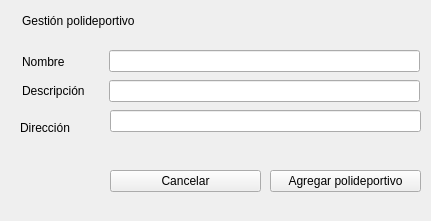
<?xml version="1.0" encoding="UTF-8"?>
<ui version="4.0">
 <class>Ventana_agregar_polideportivo</class>
 <widget class="QWidget" name="Ventana_agregar_polideportivo">
  <property name="geometry">
   <rect>
    <x>0</x>
    <y>0</y>
    <width>431</width>
    <height>221</height>
   </rect>
  </property>
  <property name="windowTitle">
   <string>Form</string>
  </property>
  <widget class="QLabel" name="label_2">
   <property name="geometry">
    <rect>
     <x>22</x>
     <y>55</y>
     <width>59</width>
     <height>14</height>
    </rect>
   </property>
   <property name="text">
    <string>Nombre</string>
   </property>
  </widget>
  <widget class="QLabel" name="label_3">
   <property name="geometry">
    <rect>
     <x>22</x>
     <y>80</y>
     <width>91</width>
     <height>21</height>
    </rect>
   </property>
   <property name="text">
    <string>Descripción</string>
   </property>
  </widget>
  <widget class="QPushButton" name="btn_agregar">
   <property name="geometry">
    <rect>
     <x>270</x>
     <y>170</y>
     <width>151</width>
     <height>22</height>
    </rect>
   </property>
   <property name="text">
    <string>Agregar polideportivo</string>
   </property>
  </widget>
  <widget class="QLineEdit" name="entry_descripcion">
   <property name="geometry">
    <rect>
     <x>109</x>
     <y>80</y>
     <width>311</width>
     <height>22</height>
    </rect>
   </property>
  </widget>
  <widget class="QPushButton" name="btn_cancelar">
   <property name="geometry">
    <rect>
     <x>110</x>
     <y>170</y>
     <width>151</width>
     <height>22</height>
    </rect>
   </property>
   <property name="text">
    <string>Cancelar</string>
   </property>
  </widget>
  <widget class="QLineEdit" name="entry_nombre">
   <property name="geometry">
    <rect>
     <x>109</x>
     <y>50</y>
     <width>311</width>
     <height>22</height>
    </rect>
   </property>
  </widget>
  <widget class="QLabel" name="label">
   <property name="geometry">
    <rect>
     <x>22</x>
     <y>10</y>
     <width>141</width>
     <height>21</height>
    </rect>
   </property>
   <property name="text">
    <string>Gestión polideportivo</string>
   </property>
  </widget>
  <widget class="QLabel" name="label_4">
   <property name="geometry">
    <rect>
     <x>20</x>
     <y>120</y>
     <width>81</width>
     <height>16</height>
    </rect>
   </property>
   <property name="text">
    <string>Dirección</string>
   </property>
  </widget>
  <widget class="QLineEdit" name="lineEdit">
   <property name="geometry">
    <rect>
     <x>110</x>
     <y>110</y>
     <width>311</width>
     <height>22</height>
    </rect>
   </property>
  </widget>
 </widget>
 <resources/>
 <connections/>
</ui>
